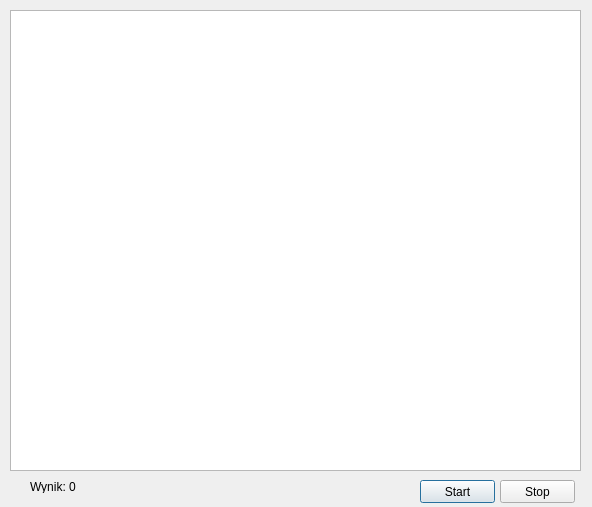
<?xml version="1.0" encoding="UTF-8"?>
<ui version="4.0">
 <class>Dialog</class>
 <widget class="QDialog" name="Dialog">
  <property name="geometry">
   <rect>
    <x>0</x>
    <y>0</y>
    <width>592</width>
    <height>507</height>
   </rect>
  </property>
  <property name="windowTitle">
   <string>HexTanks</string>
  </property>
  <widget class="QGraphicsView" name="graphicsView">
   <property name="geometry">
    <rect>
     <x>10</x>
     <y>10</y>
     <width>571</width>
     <height>461</height>
    </rect>
   </property>
   <property name="acceptDrops">
    <bool>false</bool>
   </property>
   <property name="verticalScrollBarPolicy">
    <enum>Qt::ScrollBarAlwaysOff</enum>
   </property>
   <property name="horizontalScrollBarPolicy">
    <enum>Qt::ScrollBarAlwaysOff</enum>
   </property>
  </widget>
  <widget class="QPushButton" name="pushButton">
   <property name="geometry">
    <rect>
     <x>420</x>
     <y>480</y>
     <width>75</width>
     <height>23</height>
    </rect>
   </property>
   <property name="text">
    <string>Start</string>
   </property>
  </widget>
  <widget class="QPushButton" name="pushButton_2">
   <property name="geometry">
    <rect>
     <x>500</x>
     <y>480</y>
     <width>75</width>
     <height>23</height>
    </rect>
   </property>
   <property name="text">
    <string>Stop</string>
   </property>
  </widget>
  <widget class="QLabel" name="labelScore">
   <property name="geometry">
    <rect>
     <x>30</x>
     <y>480</y>
     <width>47</width>
     <height>13</height>
    </rect>
   </property>
   <property name="text">
    <string>Wynik: 0</string>
   </property>
  </widget>
 </widget>
 <resources/>
 <connections/>
</ui>
